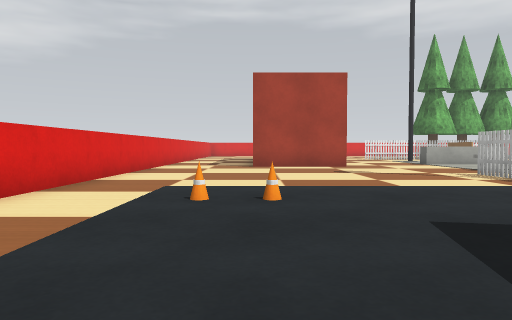
View 1 (above)

24 first-person views from a walk through a Webots world. The camera is 0.67 m above the floor, tilts 2° down and sees 70° across. The floor is counted in squares, 1 m on a side. Each view is taken from the middle of a square. On the plan, view 1 faces up. The plan holds only what a view shows up to about 11 squares ahead; the rest is blank. Robots are left out. Simple shapes and patterns stand in for the simulator's stock objects.

View 2
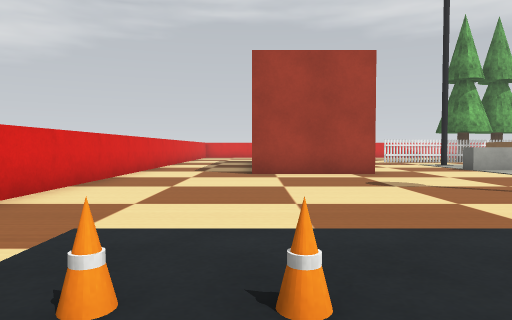

View 3
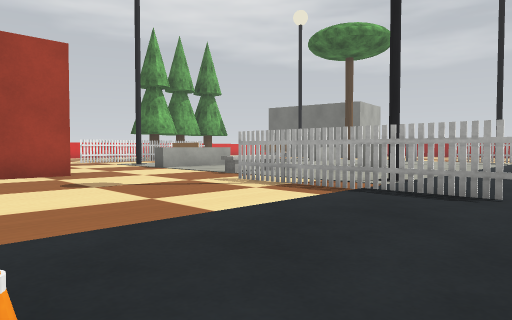

View 4
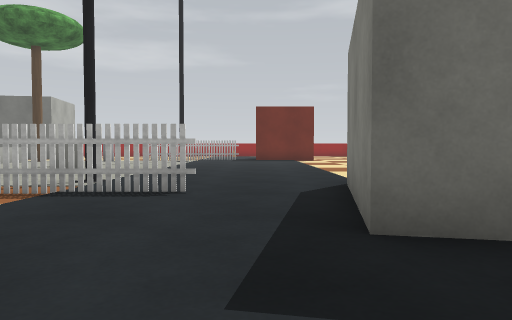

View 5
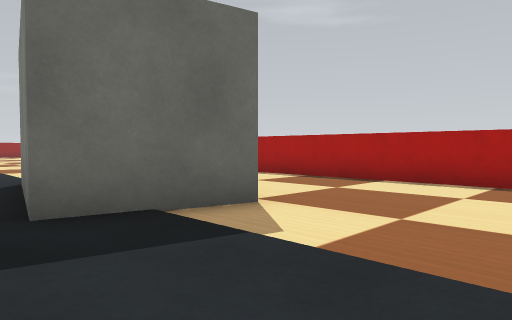

View 6
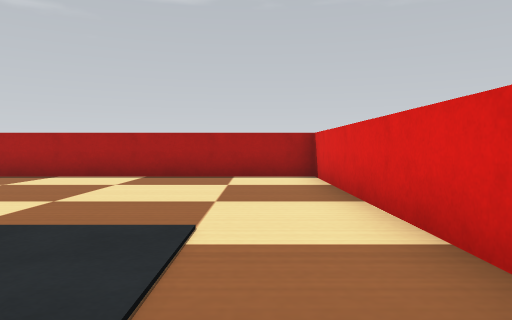

View 7
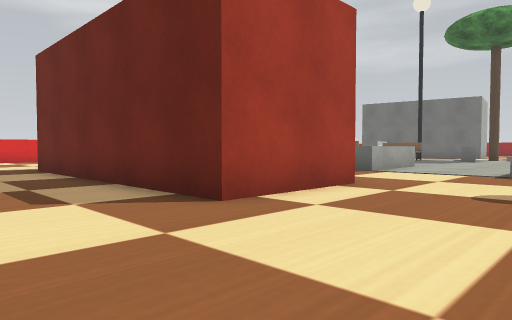

View 8
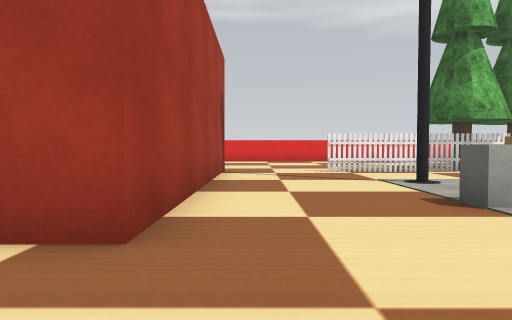

View 9
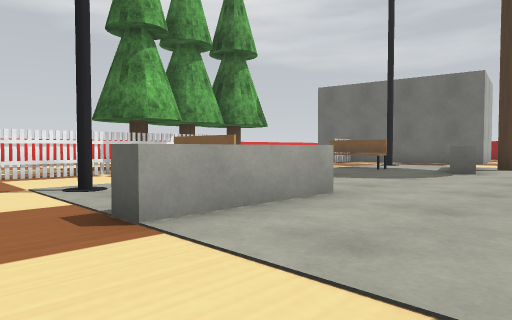

View 10
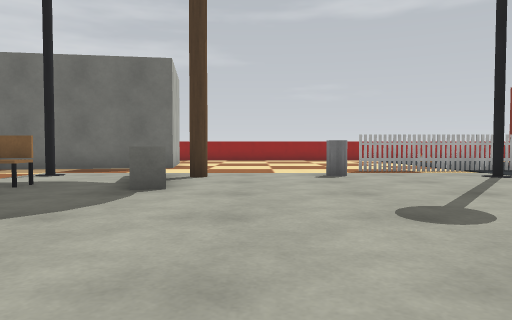

View 11
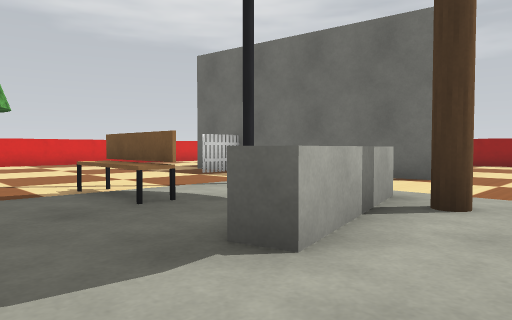

View 12
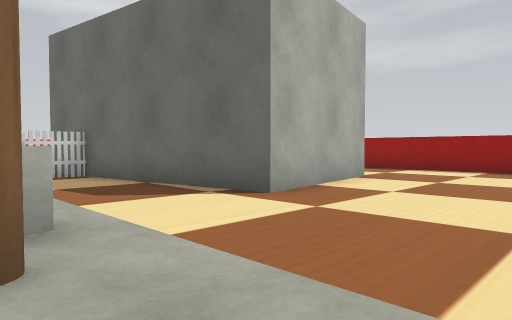

View 13
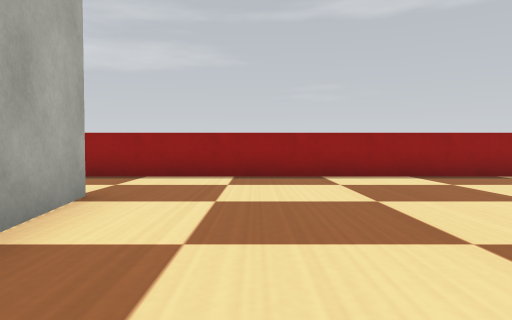

View 14
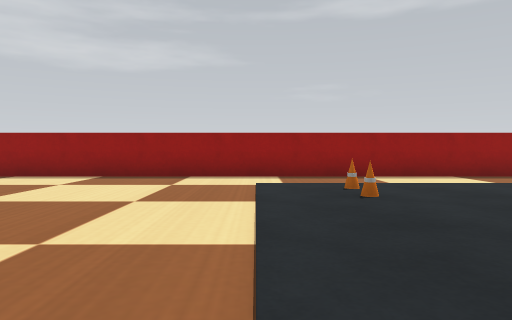

View 15
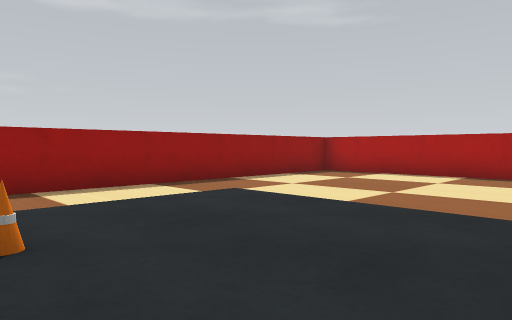

View 16
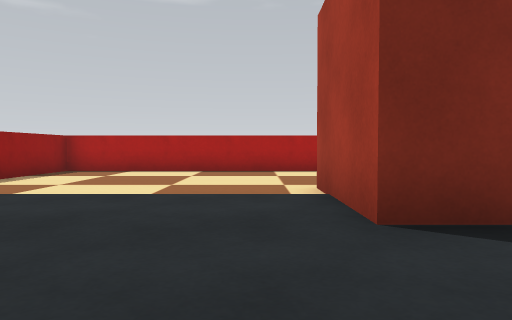

View 17
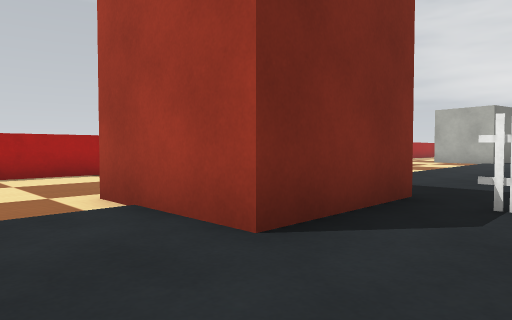

View 18
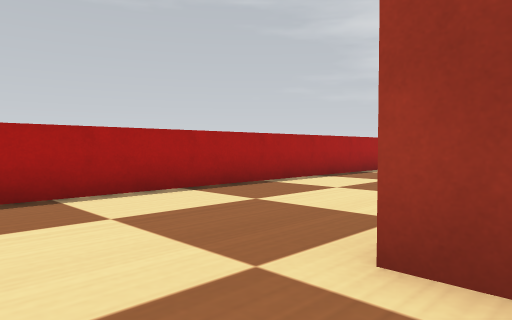

View 19
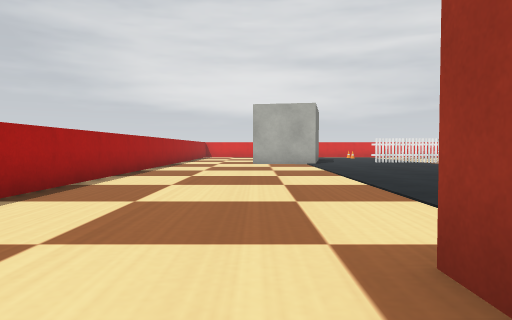

View 20
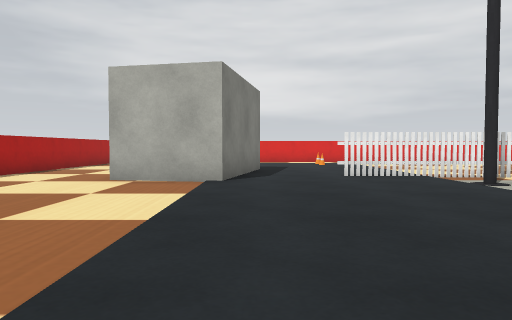

View 21
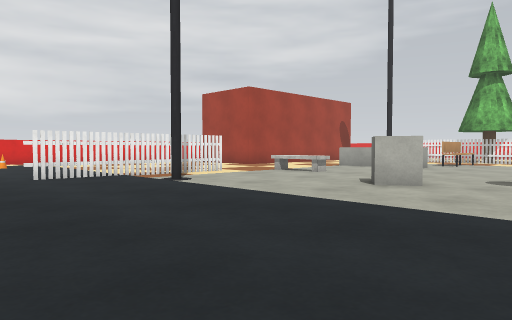

View 22
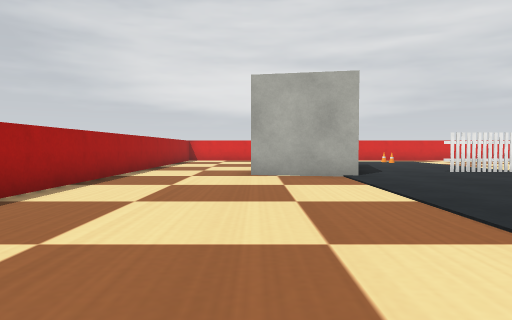

View 23
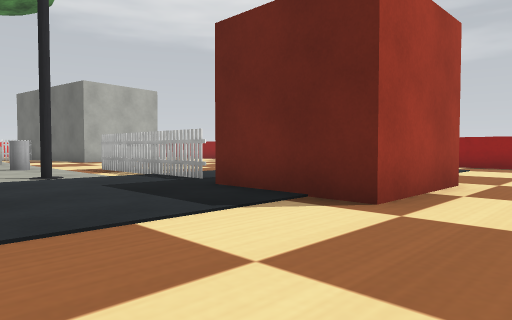

View 24
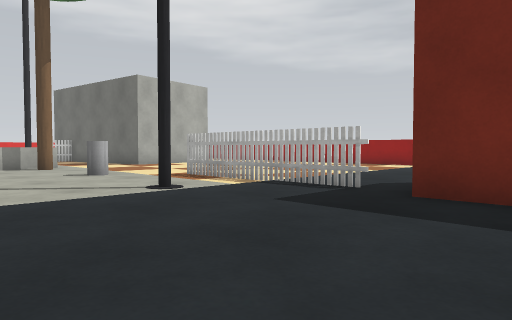

### Floor plan
Key: @ floor where view 1 was taken; # wall or solid block; . main floor; : floor 0.05 m higher than the main floor; B bench; F fence; C cone; R red box; L street lamp; G grey box; U building; T cypress tree; P palm tree; I bin.
Columns run from 4 left of view 1 to 29 right of it. Each row starts with its distance up from view 1.
 25                    ..
 24                    ...
 23            ..      ....
 22            ...     .....
 21    ..  .......  TT .....G
 20    .R  R..FFFFTF T.....##
 19    .R  R......    .......G
 18    .R  R......B   .B.....G
 17   ..R  R...L. B   .B..L..G      .#
 16   ..R  R....  B ...B.....G   G...#
 15   ..R  R....   ..........GGGG....#
 14 #...R  R...###.....####..........#
 13 #...RRRR.............P...........#
 12 #................................#
 11 #........................ .......#
 10 #..........BB.........I..   .....#
  9 #........F.....G.......F.   .....#
  8 #........F.....G.......F.........#
  7 #........F........ ..L.F.........#
  6 #........F.L...... ....F.........#
  5 #..CC::::F:::::::::::::F:::::CC..#
  4  ..::::::F:::::::::::::F:::::::..#
  3  ..::::::::::::::::::::RRRR::::..#
  2 #..::::UU::::::::::::::R  R::::..#
  1 #..::::U UU::::::::::::R  R::::..#
  0 #...@..U  U............RRRR......#
 -1 #........ U......................#
 -2 #................................#
 -3 #................................#
 -4 #................................#
 -5 ##################################

Positions as (right, up) in squares from view 1, and headings:
1: (0, 0), facing up
2: (0, 3), facing up
3: (0, 3), facing up-right
4: (0, 3), facing right
5: (-1, 3), facing down-right
6: (-2, 4), facing down
7: (-3, 9), facing up-right
8: (4, 10), facing up
9: (5, 11), facing up-right
10: (9, 12), facing right
11: (13, 12), facing up-right
12: (17, 11), facing up-right
13: (20, 13), facing right
14: (20, 6), facing right
15: (22, 5), facing down-right
16: (23, 6), facing down
17: (24, 5), facing down-left
18: (24, 1), facing down-left
19: (21, -1), facing left
20: (14, 2), facing left
21: (14, 2), facing up-left
22: (15, -1), facing left
23: (15, -2), facing up-right
24: (14, 1), facing up-right
